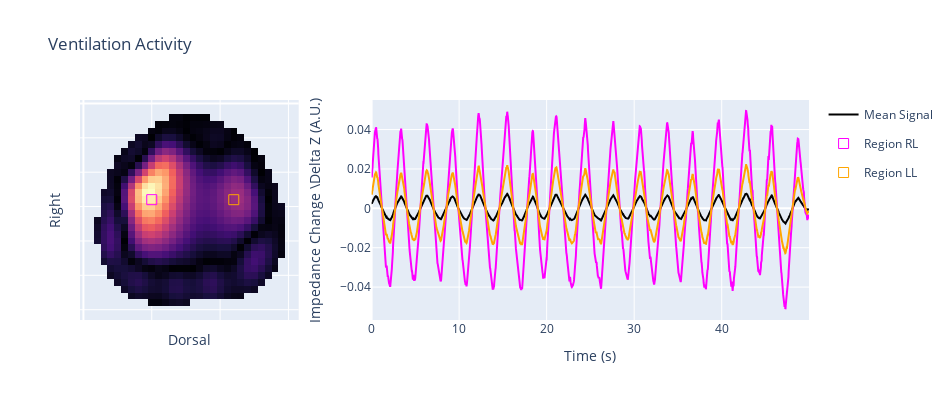

This figure's notebook cell:
### Code cell
# plot ventilation acticity
fig = make_subplots(rows=1, cols=2, column_widths=[1, 2])
fig.update_layout(width=950, height=400)

fig.add_trace(go.Heatmap(z=np.std(imgs_vent, axis=-1), zmin=0, 
                         showscale=False, colorscale='magma'), row=1, col=1)
fig.update_yaxes(title='Right', showticklabels=False, autorange="reversed", row=1, col=1)
fig.update_xaxes(title='Dorsal', showticklabels=False, row=1, col=1)
fig.update_layout(title='Ventilation Activity')

fig.add_trace(go.Scatter(x=t, y=np.nanmean(imgs_vent, axis=(0, 1)), 
                         name='Mean Signal', line_color='black'), row=1, col=2)
fig.update_xaxes(title='Time (s)', row=1, col=2)
fig.update_yaxes(title='Impedance Change \Delta Z (A.U.)', row=1, col=2)

# add example signals in ??? regions
regions = {'Region RL': ([10, 14], 'magenta'), 'Region LL': ([22, 14], 'orange')}
for reg, tmp in regions.items():
    fig.add_scatter(x=[tmp[0][0]], y=[tmp[0][1]], mode='markers', marker_symbol='square-open', 
                    marker_size=10, legendgroup=reg, marker_color=tmp[1], name=reg, row=1, col=1)
    fig.add_trace(go.Scatter(x=t, y=imgs_vent[tmp[0][1], tmp[0][0], :], legendgroup=reg, 
                             showlegend=False, name=reg, line_color=tmp[1]), row=1, col=2) 
    
fig.show()

### Figure 1 — Plotly figure (JSON) as saved in the notebook; plotly's stock layout.template omitted (floating-point values rounded to 4 significant figures; data arrays with more than 128 entries replaced by an {"elided": "..."} marker saying what was removed)
{"data": [{"colorscale": [[0, "#000004"], [0.1111, "#180f3d"], [0.2222, "#440f76"], [0.3333, "#721f81"], [0.4444, "#9e2f7f"], [0.5556, "#cd4071"], [0.6667, "#f1605d"], [0.7778, "#fd9668"], [0.8889, "#feca8d"], [1, "#fcfdbf"]], "showscale": false, "type": "heatmap", "xaxis": "x", "yaxis": "y", "z": {"elided": "32x32 float values"}, "zmin": 0}, {"line": {"color": "black"}, "name": "Mean Signal", "type": "scatter", "x": {"elided": "2384 float values"}, "xaxis": "x2", "y": {"elided": "2384 float values"}, "yaxis": "y2"}, {"legendgroup": "Region RL", "marker": {"color": "magenta", "size": 10, "symbol": "square-open"}, "mode": "markers", "name": "Region RL", "type": "scatter", "x": [10], "xaxis": "x", "y": [14], "yaxis": "y"}, {"legendgroup": "Region RL", "line": {"color": "magenta"}, "name": "Region RL", "showlegend": false, "type": "scatter", "x": {"elided": "2384 float values"}, "xaxis": "x2", "y": {"elided": "2384 float values"}, "yaxis": "y2"}, {"legendgroup": "Region LL", "marker": {"color": "orange", "size": 10, "symbol": "square-open"}, "mode": "markers", "name": "Region LL", "type": "scatter", "x": [22], "xaxis": "x", "y": [14], "yaxis": "y"}, {"legendgroup": "Region LL", "line": {"color": "orange"}, "name": "Region LL", "showlegend": false, "type": "scatter", "x": {"elided": "2384 float values"}, "xaxis": "x2", "y": {"elided": "2384 float values"}, "yaxis": "y2"}], "layout": {"height": 400, "title": {"text": "Ventilation Activity"}, "width": 950, "xaxis": {"anchor": "y", "autorange": true, "domain": [0, 0.3], "range": [-0.5, 31.5], "showticklabels": false, "title": {"text": "Dorsal"}, "type": "linear"}, "xaxis2": {"anchor": "y2", "autorange": true, "domain": [0.4, 1], "range": [0, 49.97], "title": {"text": "Time (s)"}, "type": "linear"}, "yaxis": {"anchor": "x", "autorange": true, "domain": [0, 1], "range": [31.5, -0.5], "showticklabels": false, "title": {"text": "Right"}, "type": "linear"}, "yaxis2": {"anchor": "x2", "autorange": true, "domain": [0, 1], "range": [-0.05671, 0.05501], "title": {"text": "Impedance Change \\Delta Z (A.U.)"}, "type": "linear"}}}
